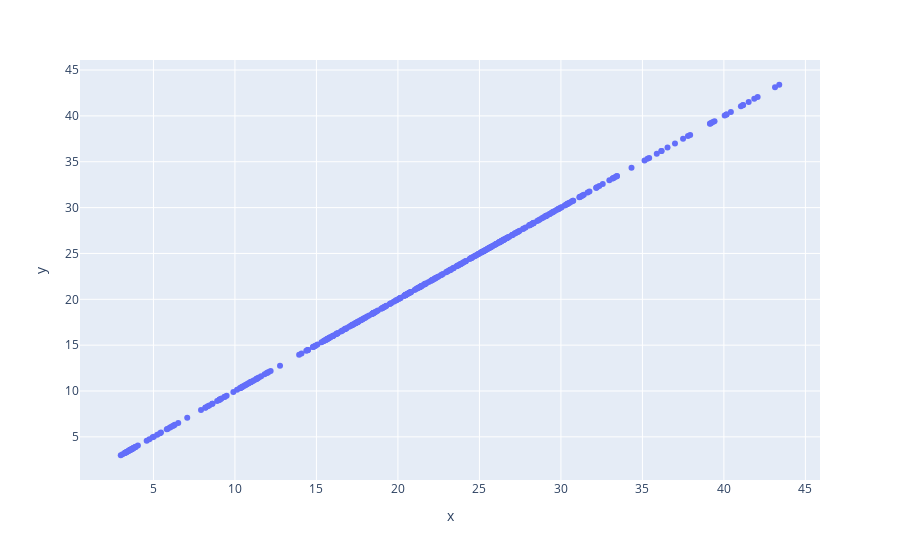

The notebook cell this image was saved under:
### Code cell
df_open_1d = df['Open'].resample('1D').mean()
px.scatter(x=df_open_1d['UNI'], y=df_open_1d['UNI'])

### Figure 1 — Plotly figure (JSON) as saved in the notebook; plotly's stock layout.template omitted (floating-point values rounded to 4 significant figures; data arrays with more than 128 entries replaced by an {"elided": "..."} marker saying what was removed)
{"data": [{"hovertemplate": "x=%{x}<br>y=%{y}<extra></extra>", "legendgroup": "", "marker": {"color": "#636efa", "symbol": "circle"}, "mode": "markers", "name": "", "orientation": "v", "showlegend": false, "type": "scatter", "x": {"elided": "455 float values"}, "xaxis": "x", "y": {"elided": "455 float values"}, "yaxis": "y"}], "layout": {"legend": {"tracegroupgap": 0}, "margin": {"t": 60}, "xaxis": {"anchor": "y", "domain": [0, 1], "title": {"text": "x"}}, "yaxis": {"anchor": "x", "domain": [0, 1], "title": {"text": "y"}}}}
